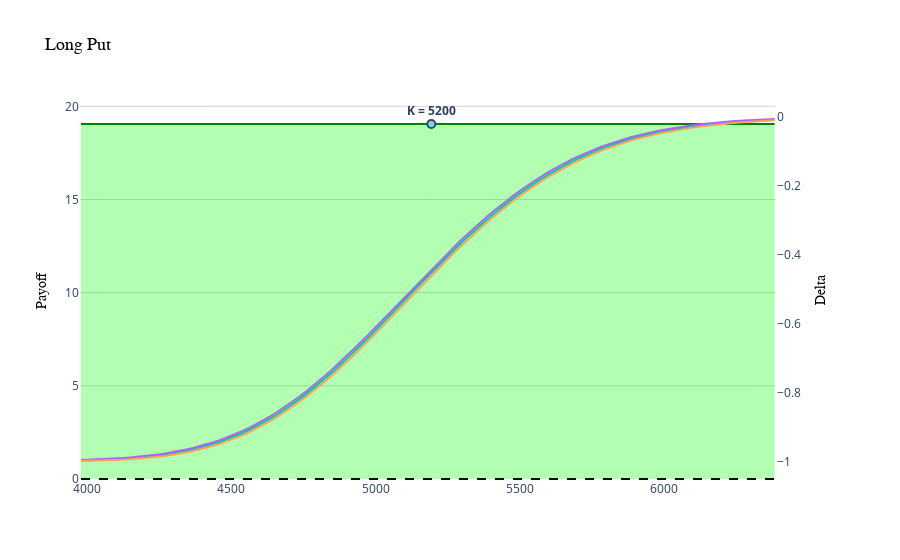

The notebook cell this image was saved under:
### Code cell
from figures_and_tables import plot_payoff_chart
fig = plot_payoff_chart(df = df, K=K, title=title)
fig.show()
